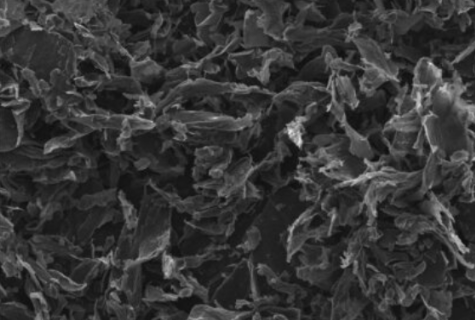
#> input picture synth_to_real_gap_exploration/samples/real_uploads/flake_felt.png, 475 x 320 px, found by its file name
$ python felt_iter.py
#> lines starting #> are read from the running program, lines starting #| are printed output that depends on the picture
"""One felt iteration: generate at 0.125 um voxels, render plan view, box-downsample 2x to the real image's 0.25 um/px, compare."""
import sys, time, json, os; sys.path.insert(0, '/home/claude/eponge'); os.chdir('/home/claude/eponge')
import numpy as np
from PIL import Image, ImageDraw
from eponge_synth.felt import sheet_felt
from eponge_synth.sem_render import SEMSimulator, SEMParams
from eponge_synth.descriptors import image_stats
REAL = np.array(Image.open('samples/real_uploads/flake_felt.png'))[:224, 238:462]   # held-out right half only
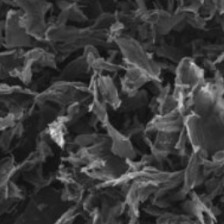
#> REAL: shape (224, 224); min 15, max 228, mean 59.4

def hf_fraction(a):  # energy above 0.25 cycles/px : crispness
    F = np.abs(np.fft.fftshift(np.fft.fft2(a.astype(float) - a.mean()))) ** 2
    h, w = F.shape; yy, xx = np.indices(F.shape); r = np.hypot(yy - h // 2, xx - w // 2) / (min(h, w) / 2)
    return float(F[r > 0.5].sum() / F.sum())

def corr_len(a):
    a = a.astype(float) - a.mean(); F = np.fft.fft2(a); ac = np.fft.ifft2(np.abs(F) ** 2).real; ac /= ac[0, 0]
    return int(np.argmax(ac[0, :a.shape[1] // 2] < np.exp(-1))), int(np.argmax(ac[:a.shape[0] // 2, 0] < np.exp(-1)))

def summarize(a):
    st = image_stats(a); st['hf_fraction'] = hf_fraction(a); st['corr_len'] = corr_len(a)
    st['p5'], st['p50'], st['p95'] = [float(np.percentile(a, q)) for q in (5, 50, 95)]
    return st

def run(tag, gen_kw, sem_kw, seed=3, shape=(96, 448, 448), z_view=0, save_material=False, reuse=None):
    t = time.time()
    if reuse is not None:
        f = reuse
    else:
        f = sheet_felt(shape=shape, voxel_um=0.125, seed=seed, n_sheets=40000, **gen_kw)
    tg = time.time() - t; t = time.time()
    P = SEMParams(**sem_kw)
    img, _ = SEMSimulator(f.material, 125.0, P, seed=1, edge_map=f.edges, normal_sigma=1.6).image(z_view)
    img2 = img.reshape(img.shape[0] // 2, 2, img.shape[1] // 2, 2).mean((1, 3)).astype(np.uint8)   # -> 0.25 um/px
    st = summarize(img2); rs = summarize(REAL)
    print(f"[{tag}] gen {tg:.0f}s render {time.time()-t:.0f}s deposited={f.meta['n_deposited']} porosity={f.meta['realized_porosity']:.3f}")
    keys = ['mean', 'std', 'entropy_bits', 'grad_mag_mean', 'local_contrast', 'spectrum_slope', 'hf_fraction', 'p5', 'p50', 'p95', 'corr_len']
    print('   real :', ' '.join(f"{k}={rs[k]:.2f}" if not isinstance(rs[k], tuple) else f"{k}={rs[k]}" for k in keys))
    print('   synth:', ' '.join(f"{k}={st[k]:.2f}" if not isinstance(st[k], tuple) else f"{k}={st[k]}" for k in keys))
    Image.fromarray(img2).save(f'samples/felt_{tag}.png')
    if save_material:
        np.save('samples/felt_material_hr.npy', f.material); np.save('samples/felt_edges_hr.npy', f.edges); json.dump(dict(gen=gen_kw, sem=sem_kw, meta=f.meta), open('samples/felt_hr_meta.json', 'w'), indent=2, default=float)
    run.last = f
    return img2

def montage(tags, out):
    S = 224; m = Image.new('L', (S * (len(tags) + 1) + 10 * len(tags), S + 22), 255); d = ImageDraw.Draw(m)
    m.paste(Image.fromarray(REAL), (0, 22)); d.text((4, 4), 'REAL', fill=0)
    for i, t in enumerate(tags):
        m.paste(Image.open(f'samples/felt_{t}.png'), ((i + 1) * (S + 10), 22)); d.text(((i + 1) * (S + 10) + 4, 4), t, fill=0)
    m.save(out)

$ run again, with synth_to_real_gap_exploration/samples/real_uploads/agglomerate_L.png copied over synth_to_real_gap_exploration/samples/real_uploads/flake_felt.png
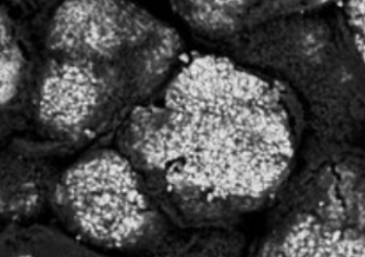
#> input picture synth_to_real_gap_exploration/samples/real_uploads/agglomerate_L.png, 365 x 257 px, found by its file name
#> `REAL = np.array(Image.open('samples/real_uploads/flake_felt.png'))[:22..`:
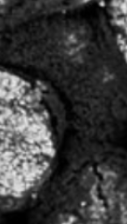
#> REAL: shape (224, 127); min 0, max 232, mean 60.2

$ run again, with synth_to_real_gap_exploration/samples/real_uploads/agglomerate_R.png copied over synth_to_real_gap_exploration/samples/real_uploads/flake_felt.png
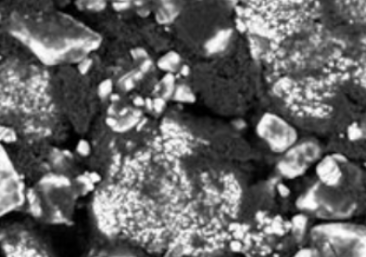
#> input picture synth_to_real_gap_exploration/samples/real_uploads/agglomerate_R.png, 366 x 257 px, found by its file name
#> `REAL = np.array(Image.open('samples/real_uploads/flake_felt.png'))[:22..`:
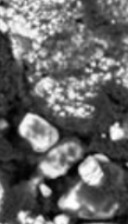
#> REAL: shape (224, 128); min 0, max 255, mean 102.1
